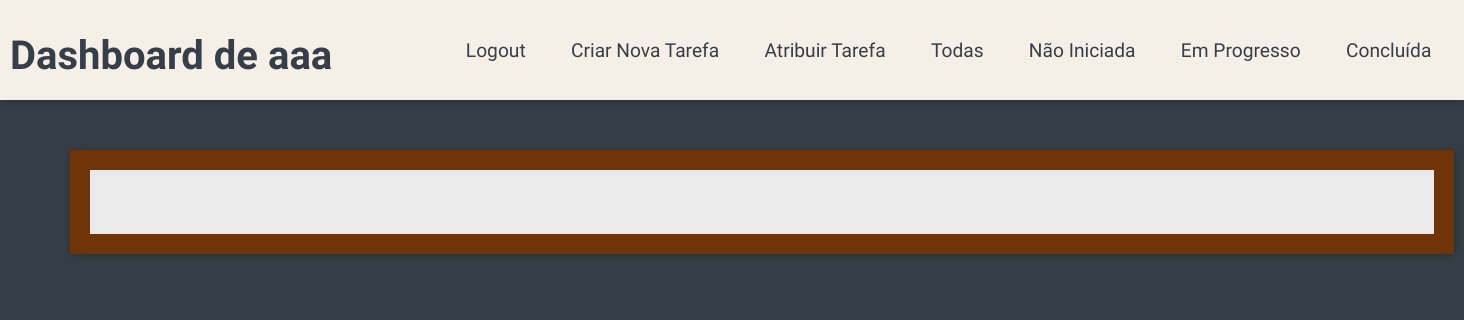
Page /dashboard (signed in) on the earlier database version.
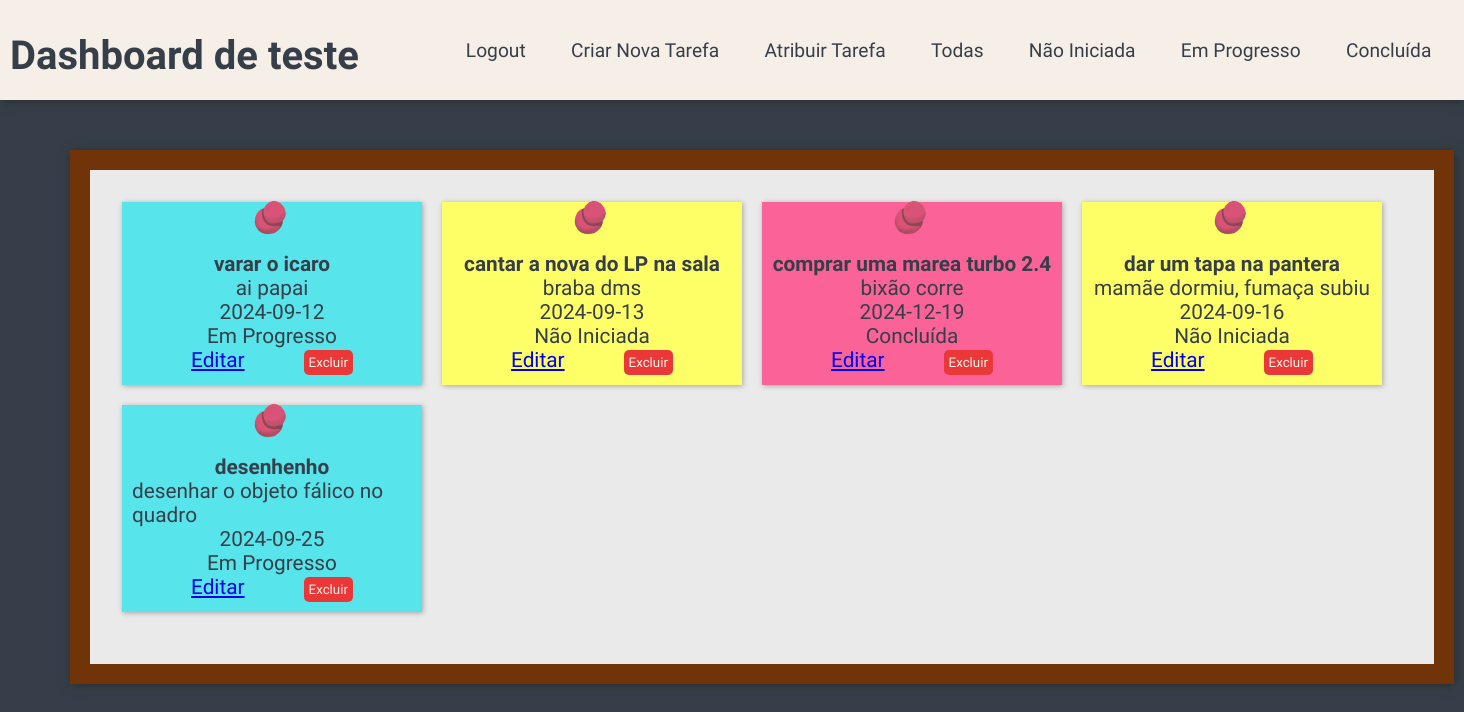
Same page on the later database version.
### models.py (models this page shows)
class User(db.Model, UserMixin):
    id = db.Column(db.Integer, primary_key=True)
    name = db.Column(db.String(100), nullable=False)
    password = db.Column(db.String(100), nullable=False)
    events = db.relationship('Event', backref='user', lazy=True)

class Event(db.Model):
    id = db.Column(db.Integer, primary_key=True)
    name = db.Column(db.String(100), nullable=False)
    date = db.Column(db.Date, nullable=False)
    description = db.Column(db.Text, nullable=False)
    status = db.Column(Enum(StatusEnum), nullable=False, default=StatusEnum.NOT_STARTED.name)
    user_id = db.Column(db.Integer, db.ForeignKey('user.id'), nullable=False)

### main.py (the view)
@app.route('/dashboard', methods=['GET'])
@login_required
def dashboard():
    users = User.query.all()
    filter_status = request.args.get('filter')
    if filter_status:
        events = Event.query.filter_by(user_id=current_user.id, status=filter_status).all()
    else:
        events = Event.query.filter_by(user_id=current_user.id).all()
    return render_template('dashboard.html', events=events, filter=filter_status)

### models.py (called while the page is built)
@login_manager.user_loader
def load_user(user_id):
    return User.query.get(int(user_id))

### templates/dashboard.html (shortened to what this page needs)
<!DOCTYPE html>
<html lang="en">
<head>
    <link rel="stylesheet" href="{{ url_for('static', filename='css/dashboard.css') }}">
</head>
<body>
    <div class="header">
        <h2>Dashboard de {{ current_user.name }}</h2>
        <div class="options">
            <a href="{{ url_for('logout') }}" class="btn btn-secondary logout-button">Logout</a>
            <a href="{{ url_for('new_event') }}" class="btn btn-primary new-task-button">Criar Nova Tarefa</a>
            <a href="{{ url_for('atribuir_tarefa') }}" class="btn btn-primary atribuir-task-button {% if not filter %}active{% endif %}">Atribuir Tarefa</a>
            <a href="{{ url_for('dashboard') }}" class="btn btn-secondary {% if not filter %}active{% endif %} filter-button">Todas</a>
            <a href="{{ url_for('dashboard', filter='NOT_STARTED') }}" class="btn btn-secondary {% if filter == 'NOT_STARTED' %}active{% endif %} filter-button">Não Iniciada</a>
            <a href="{{ url_for('dashboard', filter='IN_PROGRESS') }}" class="btn btn-secondary {% if filter == 'IN_PROGRESS' %}active{% endif %} filter-button">Em Progresso</a>
            <a href="{{ url_for('dashboard', filter='FINISHED') }}" class="btn btn-secondary {% if filter == 'FINISHED' %}active{% endif %} filter-button">Concluída</a>
        </div>
    </div>
    <div class="content">
        <table class="table">
            <tbody>
                {% for event in events %}
                <tr class="{% if event.status.value == 'Em Progresso' %}in-progress{% elif event.status.value == 'Concluída' %}finished{% else %}not-started{% endif %}">
                        <td><img src="{{ url_for('static', filename='img/pin.png') }}" alt="Pin"></td>
                        <td class="negrito">{{ event.name }}</td>
                        <td>{{ event.description }}</td>
                        <td>{{ event.date }}</td>
                        <td>{{ event.status.value }}</td>
                        <td>
                            <a href="{{ url_for('edit_event', event_id=event.id) }}" class="btn btn-warning edit_button">Editar</a>
                            <form action="{{ url_for('delete_event', event_id=event.id) }}" method="post" style="display:inline;" onsubmit="return confirmDelete(event);">
                                <button type="submit" class="btn btn-danger delete_button">Excluir</button>
                            </form>
                        </td>
                    </tr>
                {% endfor %}
            </tbody>
        </table>
    </div>
</body>
</html>

### static/css/dashboard.css (style rules this page uses)
* { margin: 0; padding: 0; box-sizing: border-box; font-family: "Indie Flower", cursive; }
body { background-color: #363f49; height: 100%; width: 100%; }
.header { display: flex; align-items: center; background-color: #f6efe7; color: #363f49; padding: 10px; box-shadow: 1px 1px 10px #2c2c2c; height: 100px; }
h2 { font-size: 2.5rem; padding-top: 10px; width: 30%; }
.options { display: flex; justify-content: space-around; width: 70%; }
.options a { text-decoration: none; background-color: #f6efe7; color: #363f49; font-size: 1.2rem; padding: 10px; border-radius: 5px; transition: 0.3s ease-in; }
.content { display: flex; min-height: 50px; width: 1384px; background-color: #eaeaea; border: 20px solid #713409; margin-left: 70px; margin-top: 50px; box-shadow: 1px 1px 10px #2c2c2c; }
tbody { display: flex; flex-wrap: wrap; }
table { width: 100%; height: 100%; padding: 30px; }
tr { color: #363f49; font-size: 1.3rem; display: flex; flex-direction: column; margin-bottom: 20px; padding: 10px; width: 300px; margin-right: 20px; box-shadow: 1px 1px 5px #2c2c2c5b; }
img { height: 70px; width: 50px; margin-top: -30px; }
td { display: flex; justify-content: space-evenly; }
.in-progress { background-color: #57e4eb; }
.finished { background-color: #fb6298; }
.not-started { background-color: #feff66; }
button { background-color: #ea3838; color: #f6efe7; border: none; padding: 5px; border-radius: 5px; transition: 0.3s ease-in; }
.negrito { font-weight: bold; }

Differences in the rows shown:
changed User: name "aaa" → "teste"
added Event: name "varar o icaro", description "ai papai", date "2024-09-12", status.value "Em Progresso"
added Event: name "cantar a nova do LP na sala", description "braba dms", date "2024-09-13", status.value "Não Iniciada"
added Event: name "comprar uma marea turbo 2.4", description "bixão corre", date "2024-12-19", status.value "Concluída"
added Event: name "dar um tapa na pantera", description "mamãe dormiu, fumaça subiu", date "2024-09-16", status.value "Não Iniciada"
added Event: name "desenhenho", description "desenhar o objeto fálico no quadro", date "2024-09-25", status.value "Em Progresso"
